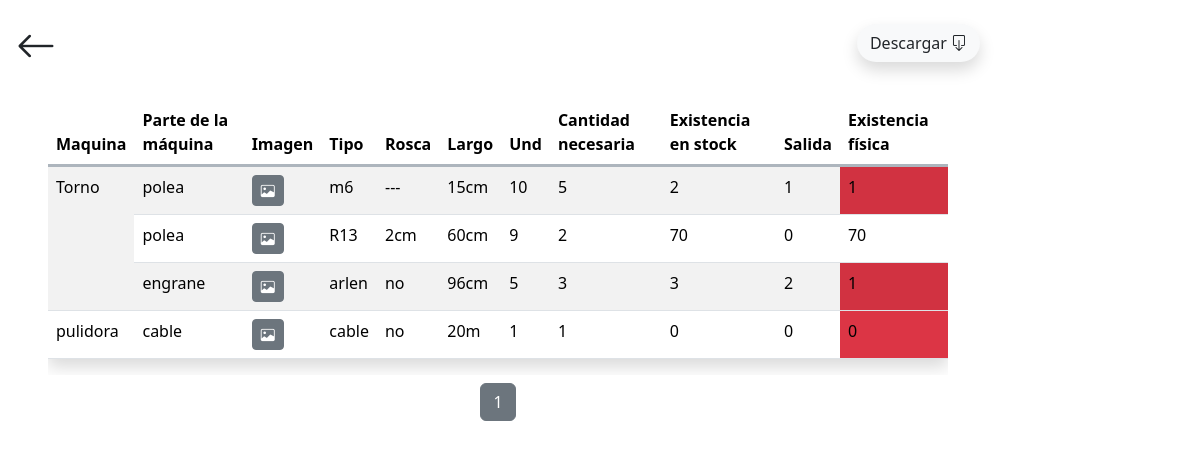
/repuesto/tabla_repuesto_general/, run on the app's committed database.
### app/mUP_repuesto/models.py (models this page shows, shortened)
class Maquina(models.Model):
    nombre = models.CharField(max_length=100, null=False, blank=False)
    class Meta:
        indexes = [
            models.Index(fields=['nombre']),
        ]

class Inventario(models.Model):
    parte = models.ForeignKey(Parte, on_delete=models.CASCADE)
    tipo = models.CharField(max_length=50, null=False, blank=False, default="")
    rosca = models.CharField(max_length=50, null=False, blank=False, default="")
    largo = models.CharField(max_length=50, null=False, blank=False, default="")
    und = models.CharField(max_length=50, null=False, blank=False, default="")
    cantidad_necesaria = models.IntegerField(null=False, blank=False)
    existencia_stock = models.IntegerField(null=False, blank=False)
    salida = models.IntegerField(null=False, blank=False)
    class Meta:
        indexes = [
            models.Index(fields=['parte']),
        ]
    def existencia_fisica(self):
        cantidad_existencia_fisica = self.existencia_stock - self.salida
        return cantidad_existencia_fisica

class Parte(models.Model):
    maquina = models.ForeignKey(Maquina, on_delete=models.CASCADE)
    nombre = models.CharField(max_length=50, null=False, blank=False)
    image = models.ImageField(upload_to="repuesto/image", null=False, blank=False, default=None)
    class Meta:
        indexes = [
            models.Index(fields=['nombre']),
            models.Index(fields=['maquina']),
        ]

### app/mUP_repuesto/views.py (the view)
# urls.py: path('tabla_repuesto_general/', views.tabla_general, name='tabla_general'),
def tabla_general(request):
    inventarios_list = Inventario.objects.all()
    page = request.GET.get('page', 1)
    paginator = Paginator(inventarios_list, 10)  # 10 inventarios por página
    try:
        inventarios = paginator.page(page)
    except PageNotAnInteger:
        inventarios = paginator.page(1)
    except EmptyPage:
        inventarios = paginator.page(paginator.num_pages)
    context = {
        'inventarios': inventarios,
        'total_inventarios': inventarios_list.count(),
    }
    return render(request, 'mUP_repuesto/tabla.html', context)

### templates/mUP_repuesto/tabla.html (shortened to what this page needs)
{% extends "layout/base.html" %}
{% block 'content' %}
<div class="container">
    <div class="d-flex p-3 justify-content-between">
        <a class="text-decoration-none text-dark flecha-atras" href="{% url "repuesto_maquina" %}">
            <i class="bi bi-arrow-left fs-1"></i>
        </a>
        <div class="pt-2 me-3 me-md-0">
            <button type="button" class="btn bg-body-tertiary shadow rounded-pill" onclick="location.href='{% url 'descargar_excel_general' %}'">
                Descargar <i class="bi bi-box-arrow-down"></i>
            </button>
        </div>
    </div>
    <div class="mt-2 ps-5 pe-5">
        <div class="table-responsive">
        <table class="table table-striped shadow">
            <thead>
                <tr class="border border-end-0 border-start-0 border-top-0 border-3 border-dark-subtle">
                    <th>Maquina</th>
                    <th>Parte de la máquina</th>
                    <th>Imagen</th>
                    <th>Tipo</th>
                    <th>Rosca</th>
                    <th>Largo</th>
                    <th>Und</th>
                    <th>Cantidad necesaria</th>
                    <th>Existencia en stock</th>
                    <th>Salida</th>
                    <th>Existencia física</th>
                </tr>
            </thead>
            <tbody>
                {% regroup inventarios by parte.maquina.nombre as maquina_list %}
                {% for maquina in maquina_list %}
                    <tr>
                        <td rowspan="{{ maquina.list|length }}">{{ maquina.grouper }}</td>
                        {% for inventario in maquina.list %}
                            <td>{{ inventario.parte.nombre }}</td>
                            <td>
                                <button type="button" class="btn btn-secondary btn-sm imagen" data-bs-toggle="modal" data-bs-target="#exampleModal{{ inventario.parte.id }}">
                                    <i class="bi bi-image"></i>
                                </button>
                            </td>
                            <td>{{ inventario.tipo }}</td>
                            <td>{{ inventario.rosca }}</td>
                            <td>{{ inventario.largo }}</td>
                            <td>{{ inventario.und }}</td>
                            <td>{{ inventario.cantidad_necesaria }}</td>
                            <td>{{ inventario.existencia_stock }}</td>
                            <td>{{ inventario.salida }}</td>
                            {% if inventario.existencia_fisica <= 2 %}
                                <td class="bg-danger">{{ inventario.existencia_fisica }}</td>
                            {% else %}
                                <td class="">{{ inventario.existencia_fisica }}</td>
                            {% endif %}
                        </tr>
                        {% endfor %}
                {% endfor %}
            </tbody>
        </table>
        </div>
    </div>
    <div class="pagination mt-2 justify-content-center">
        <nav aria-label="Page navigation">
            <ul class="pagination justify-content-center">
                {% for num in inventarios.paginator.page_range %}
                <li class="page-item {% if inventarios.number == num %}active{% endif %}">
                    <a class="page-link" href="?page={{ num }}{% if request.GET.search %}&search={{ request.GET.search }}{% endif %}">{{ num }}</a>
                </li>
                {% endfor %}
            </ul>
        </nav>
    </div>
</div>
{% endblock %}

### static/css/style.css (style rules this page uses)
:root { --color-primary: #6c757d; --color-secondary: #212529; --color-tertiary: #f8f9fa; --body: #ffffff; --footer: #aaadaf; }
* { margin: 0; padding: 0; box-sizing: border-box; }
body { background-color: var(--body); }
ul { list-style-type: none; }

### data on the page
Maquina: grouper "Torno"
Inventario: parte.nombre "polea", tipo "m6", rosca "---", largo "15cm", und "10", cantidad_necesaria "5", existencia_stock "2", salida "1", existencia_fisica "1"
Inventario: parte.nombre "polea", tipo "R13", rosca "2cm", largo "60cm", und "9", cantidad_necesaria "2", existencia_stock "70", salida "0", existencia_fisica "70"
Inventario: parte.nombre "engrane", tipo "arlen", rosca "no", largo "96cm", und "5", cantidad_necesaria "3", existencia_stock "3", salida "2", existencia_fisica "1"
Maquina: grouper "pulidora"
Inventario: parte.nombre "cable", tipo "cable", rosca "no", largo "20m", und "1", cantidad_necesaria "1", existencia_stock "0", salida "0", existencia_fisica "0"

### other printed values
{{ num }} "1"
